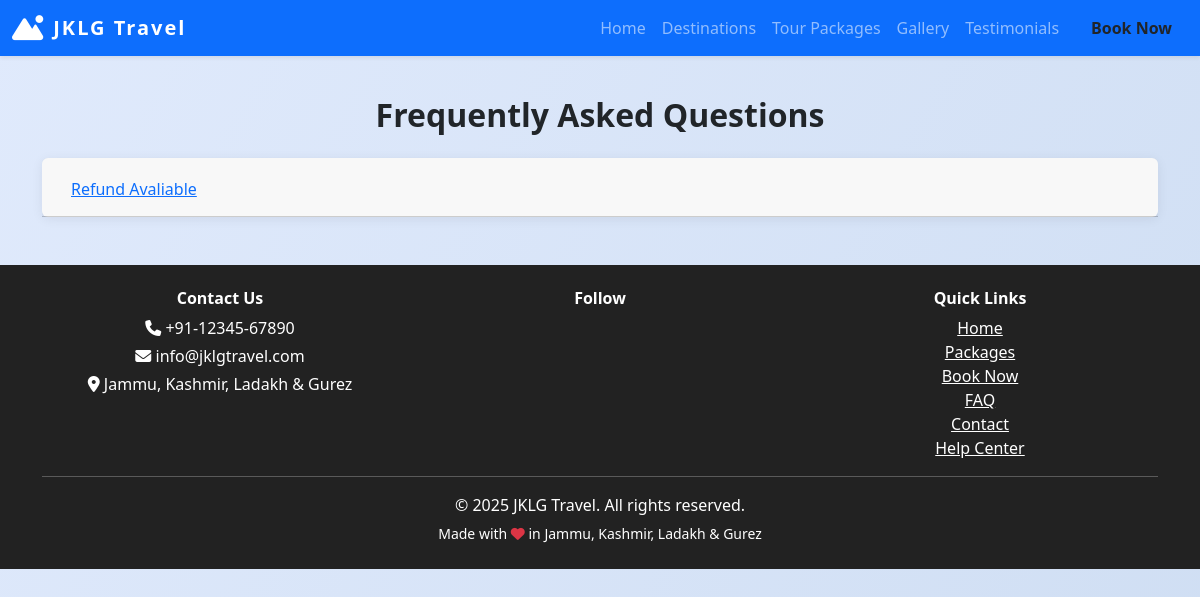
The page /faq on the database as committed earlier.
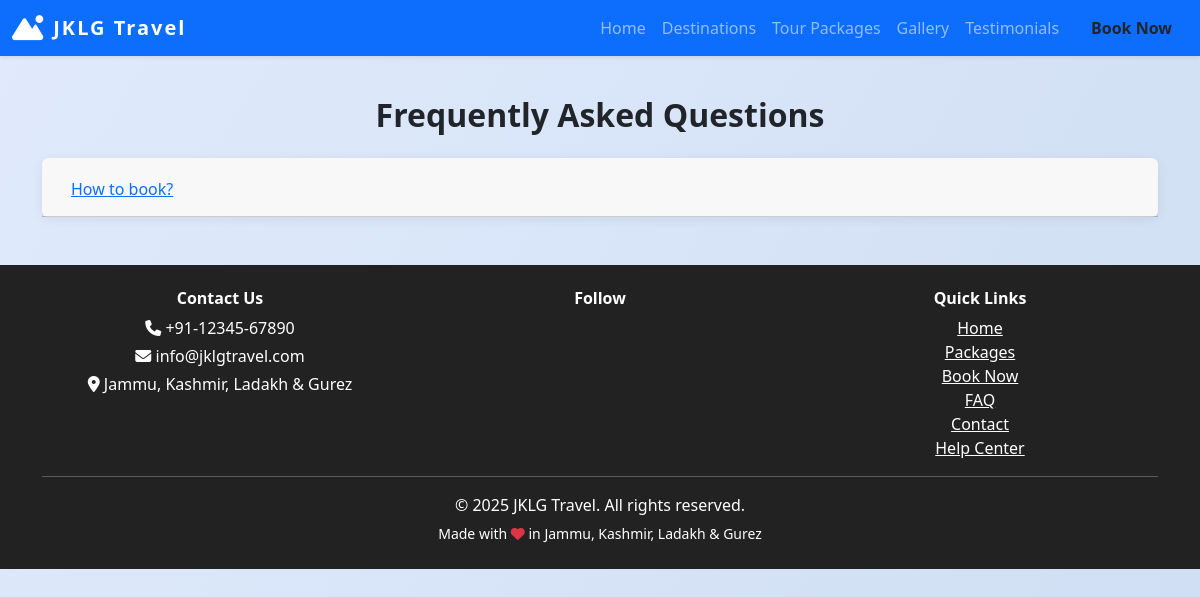
The same page on the database as committed later.
### models.py (models this page shows)
class FAQ(db.Model):
    id = db.Column(db.Integer, primary_key=True)
    question = db.Column(db.String(300), nullable=False)
    answer = db.Column(db.Text, nullable=False)
    is_active = db.Column(db.Boolean, default=True)

### views.py (the view)
@main.route('/faq')
def faq():
    from models import FAQ
    faqs = FAQ.query.filter_by(is_active=True).all()
    return render_template('faq.html', faqs=faqs)

### views.py (called while the page is built)
@main.context_processor
def inject_site_settings():
    settings = SiteSettings.query.first()
    return dict(site_settings=settings)

### templates/faq.html (shortened to what this page needs)
{% extends 'base.html' %}
{% block content %}
<h2 class="section-title text-center">Frequently Asked Questions</h2>
<div class="accordion" id="faqAccordion">
  {% for faq in faqs %}
  <div class="card mb-2">
    <div class="card-header" id="heading{{ faq.id }}">
      <h2 class="mb-0">
        <button class="btn btn-link btn-block text-left" type="button" data-toggle="collapse" data-target="#collapse{{ faq.id }}" aria-expanded="true" aria-controls="collapse{{ faq.id }}">
          {{ faq.question }}
        </button>
      </h2>
    </div>
  </div>
  {% endfor %}
</div>
{% endblock %}

Rows that differ between the two databases and show on the page:
removed FAQ: question "Refund Avaliable"
added FAQ: question "How to book?"
